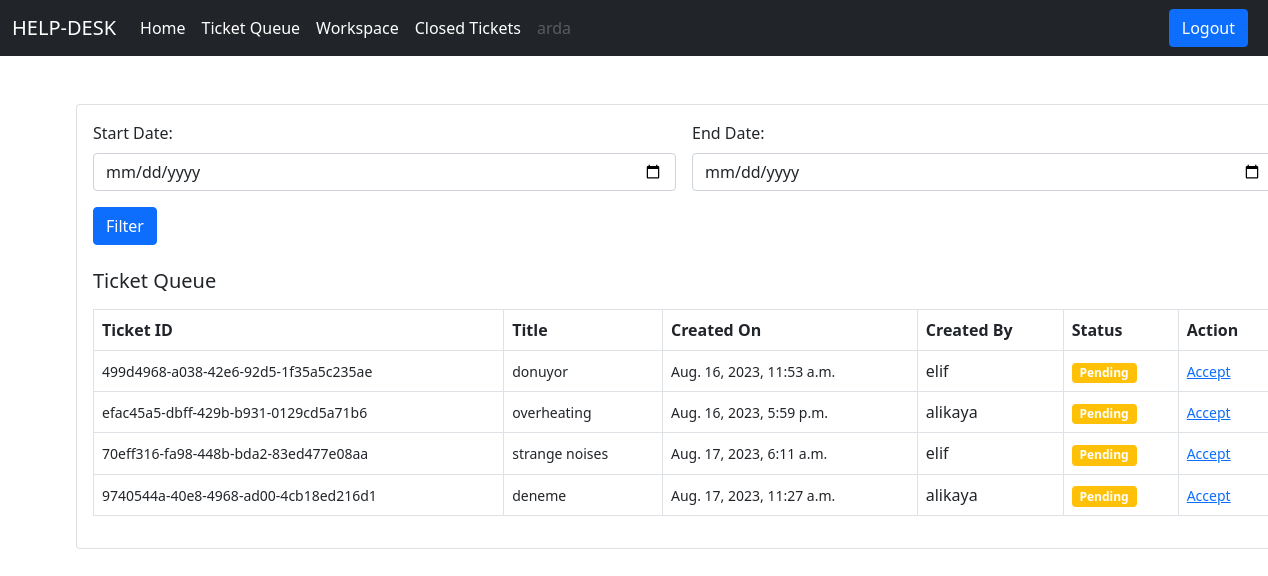
The app's page /ticket/ticket-queue/ (signed in) with its own data.
### users/models.py (models this page shows)
class User(AbstractUser):
    is_customer = models.BooleanField(default=False)
    is_manager = models.BooleanField(default=False)
    def __str__(self):
        return self.username

### ticket/models.py (models this page shows, shortened)
class Ticket(models.Model):
    status_choices = (
        ('Active', 'Active'),
        ('Complated', 'Complated'),
        ('Pending', 'Pending')
    )
    ticket_number = models.UUIDField(default=uuid.uuid4)
    title = models.CharField(max_length=100)
    description = models.TextField()
    created_by = models.ForeignKey(User, on_delete=models.CASCADE, related_name='created_by')
    date_created = models.DateTimeField(auto_now_add=True)
    assigned_to = models.ForeignKey(User, on_delete=models.DO_NOTHING, null=True, blank=True)
    is_resolved = models.BooleanField(default=False)
    accepted_date = models.DateTimeField(null=True, blank=True)
    closed_date = models.DateTimeField(null =True, blank =True)
    ticket_status = models.CharField(max_length=15, choices=status_choices)

### ticket/views.py (the view)
# urls.py: path('ticket-queue/', views.ticket_queue, name='ticket-queue'),
@login_required
def ticket_queue(request):
    start_date = request.GET.get('start_date')
    end_date = request.GET.get('end_date')
    filtered_tickets = Ticket.objects.filter(ticket_status='Pending')
    if start_date and end_date:
        filtered_tickets = filtered_tickets.filter(date_created__range=[start_date, end_date])
    context = {'filtered_tickets': filtered_tickets}
    return render(request, 'ticket/ticket_queue.html', context)

### templates/ticket/ticket_queue.html
{% extends 'base.html' %}
{% block content %}
<div class="card mx-auto" style="width: 76rem;">
    <div class="card-body">
        <form method="get" action="{% url 'ticket-queue' %}" class="row g-3">
            <div class="col-md-6">
                <label for="start_date" class="form-label">Start Date:</label>
                <input type="date" class="form-control" id="start_date" name="start_date">
            </div>
            <div class="col-md-6">
                <label for="end_date" class="form-label">End Date:</label>
                <input type="date" class="form-control" id="end_date" name="end_date">
            </div>
            <div class="col-12">
                <button type="submit" class="btn btn-primary">Filter</button>
            </div>
        </form>
        <br>
        <h5 class="card-title mb-3">Ticket Queue</h5>
        <table class="table table-bordered">
            <thead>
                <tr>
                    <th scope="col">Ticket ID</th>
                    <th scope="col">Title</th>
                    <th scope="col">Created On</th>
                    <th scope="col">Created By</th>
                    <th scope="col">Status</th>
                    <th scope="col">Action</th>
                </tr>
            </thead>
            <tbody>
                {% for ticket in filtered_tickets %}
                <tr>
                    <td><small>{{ticket.ticket_number}}</small></td>
                    <td><small>{{ticket.title}}</small></td>
                    <td><small>{{ticket.date_created}}</small></td>
                    <td>{{ticket.created_by}}</td>
                    {% if ticket.ticket_status == 'Active' %}
                    <td><span class="badge bg-success">Active</span></td>
                    {% elif ticket.ticket_status == 'Pending' %}
                    <td><span class="badge bg-warning">Pending</span></td>
                    {% elif ticket.ticket_status == 'Completed' %}
                    <td><span class="badge bg-danger">Completed</span></td>
                    {% endif %}
                    <td><small><a href="{% url 'accept-ticket' ticket.pk %}">Accept</a></small></td>
                </tr>
                {% endfor %}
            </tbody>
        </table>
    </div>
</div>
{% endblock content %}

### templates/base.html (shortened to what this page needs)
<!DOCTYPE html>
<html lang="en">
<head>
    <link href="https://cdn.jsdelivr.net/npm/bootstrap@5.0.2/dist/css/bootstrap.min.css" rel="stylesheet"
>
</head>
<body>
    {% if request.user.is_customer %}
    <nav class="navbar navbar-expand-lg navbar-dark bg-dark">
        <div class="container-fluid">
            <a class="navbar-brand" href="/">HELP-DESK</a>
            <button class="navbar-toggler" type="button" data-bs-toggle="collapse"
                data-bs-target="#navbarSupportedContent" aria-controls="navbarSupportedContent" aria-expanded="false"
                aria-label="Toggle navigation">
                <span class="navbar-toggler-icon"></span>
            </button>
            <div class="collapse navbar-collapse" id="navbarSupportedContent">
                <ul class="navbar-nav me-auto mb-2 mb-lg-0">
                    <li class="nav-item">
                        <a class="nav-link active" aria-current="page" href="/">Home</a>
                    </li>
                    <li class="nav-item">
                        <a class="nav-link active" href="{% url 'create-ticket' %}">Create Ticket</a>
                    </li>
                    <li class="nav-item">
                        <a class="nav-link active" aria-current="page" href="{% url 'all-tickets' %}">View Tickets</a>
                    </li>
                    <li class="nav-item">
                        <a class="nav-link disabled" href="#" tabindex="-1"
                            aria-disabled="true">{{request.user.username}}</a>
                    </li>
                </ul>
                <a href="{% url 'logout' %}" class="btn btn-primary me-2">Logout</a>
            </div>
        </div>
    </nav>
    {% elif request.user.is_manager %}
    <nav class="navbar navbar-expand-lg navbar-dark bg-dark">
        <div class="container-fluid">
            <a class="navbar-brand" href="/">HELP-DESK</a>
            <div class="collapse navbar-collapse" id="navbarSupportedContent">
                <ul class="navbar-nav me-auto mb-2 mb-lg-0">
                    <li class="nav-item">
                        <a class="nav-link active" aria-current="page" href="/">Home</a>
                    </li>
                    <li class="nav-item">
                        <a class="nav-link active" href="{% url 'ticket-queue' %}">Ticket Queue</a>
                    </li>
                    <li class="nav-item">
                        <a class="nav-link active" href="{% url 'workspace' %}">Workspace</a>
                    </li>
                    <li class="nav-item">
                        <a class="nav-link active" href="{% url 'all-closed-tickets' %}">Closed Tickets</a>
                    </li>
                    <li class="nav-item">
                        <a class="nav-link disabled" href="#" tabindex="-1"
                            aria-disabled="true">{{request.user.username}}</a>
                    </li>
                </ul>
                <a href="{% url 'logout' %}" class="btn btn-primary me-2">Logout</a>
            </div>
        </div>
    </nav>
    {% endif%}
    <div class="container mt-5">
        {% block content %}
        {% endblock content %}
    </div>
</body>
</html>

### records on screen
User: user.username "arda"
Ticket: ticket_number "499d4968-a038-42e6-92d5-1f35a5c235ae", title "donuyor", date_created "Aug. 16, 2023, 11:53 a.m.", created_by "elif", ticket_status "Pending"
Ticket: ticket_number "efac45a5-dbff-429b-b931-0129cd5a71b6", title "overheating", date_created "Aug. 16, 2023, 5:59 p.m.", created_by "alikaya", ticket_status "Pending"
Ticket: ticket_number "70eff316-fa98-448b-bda2-83ed477e08aa", title "strange noises", date_created "Aug. 17, 2023, 6:11 a.m.", created_by "elif", ticket_status "Pending"
Ticket: ticket_number "9740544a-40e8-4968-ad00-4cb18ed216d1", title "deneme", date_created "Aug. 17, 2023, 11:27 a.m.", created_by "alikaya", ticket_status "Pending"
